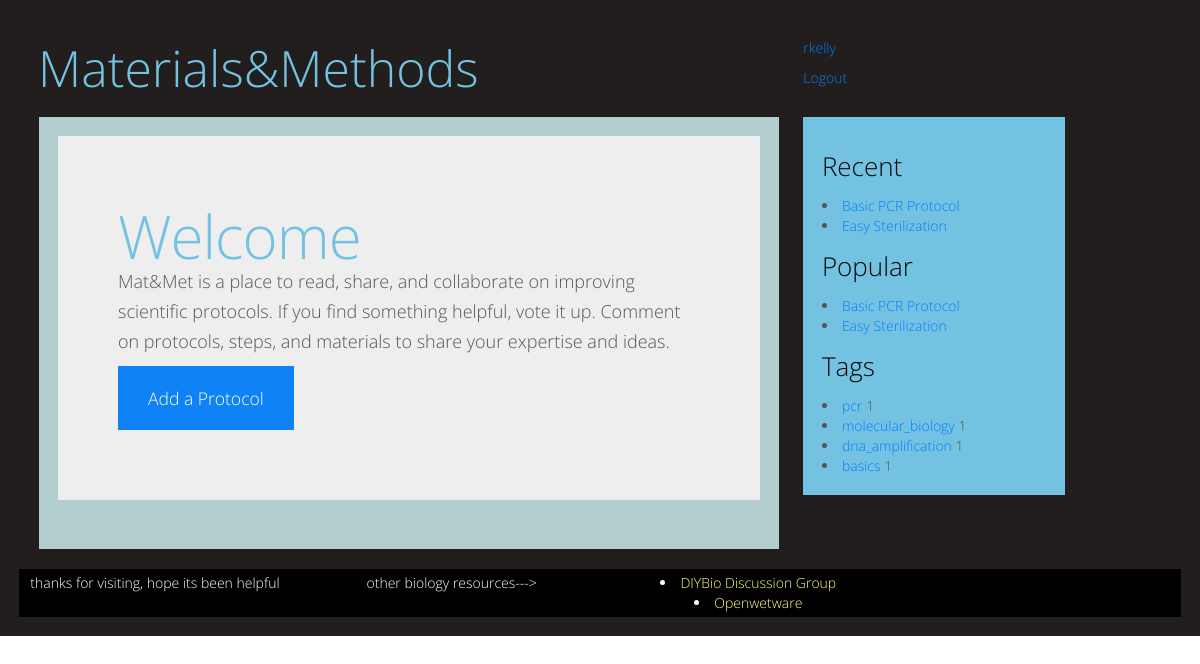
Screenshot of / (signed in) with the database file from the repository.
### protocols/models.py (models this page shows, shortened)
class Document(models.Model):
    author = models.ForeignKey(User)
    votes = models.IntegerField()
    date_created = models.DateField()

class Protocol(Document):
    name = models.CharField(max_length = 225)
    description = models.TextField()
    tags = models.ManyToManyField(Tag)
    materials = models.ManyToManyField('Material')

class Tag(models.Model):
    name = models.CharField(max_length = 100)
    number_protocols = models.IntegerField()

### protocols/views.py (the view)
# urls.py: url(r'^$', 'protocols.views.index', name='index'),
def index(request):
    recent_protocols = Protocol.objects.order_by('-date_created')[:5]
    popular_protocols = Protocol.objects.order_by('votes')[:5]
    tags = Tag.objects.all()
    return render_to_response('index.html',
        {"tags": tags, "recent_protocols": recent_protocols,
        "popular_protocols": popular_protocols, },
        context_instance=RequestContext(request))

### templates/index.html (shortened to what this page needs)
{% extends "base.html" %}
{% block main_pane %}
<div class="hero-unit well-color4">
  <h1>Welcome</h1>
  <p>Mat&Met is a place to read, share, and collaborate on improving scientific protocols.  If you find something helpful, vote it up.  Comment on protocols, steps, and materials to share your expertise and ideas.</p>
  <p>
    <a class="btn btn-primary btn-large" href = 'new'>
      Add a Protocol
    </a>
  </p>
</div>
{% endblock main_pane %}

### templates/base.html (shortened to what this page needs)
<!DOCTYPE html>
 <html class="no-js">
    <head>
        <link rel="stylesheet" href="{{ STATIC_URL }}bootstrap.css" />
        <link rel="stylesheet" href="{{ STATIC_URL }}methods.css" />
    </head>
    <body class="{% block body_class %}{% endblock %}">
        <div class='well well-color1'>
    {% block body %}
        {% block content %}
            <div class = 'row-fluid'>
                <div class='span12'>
            {% block top_pane %}
                    <div class = 'well well-color1'>
                <div class='row-fluid'>
                    <div class ='span5'>
                    {% block site_title %}
                        <a href="{{ STATIC_URL }}.."><h1>Materials&Methods</h1></a>
                    {% endblock site_title %}
                    </div>
                <div class = 'span3 offset3'>
                {% if user.is_authenticated %}
                    {% block quick_user_info %}
                    <div id = quick_user_info>
                        <a href="{{ STATIC_URL }}users/{{user.id}}">{{user.username}}</a>
                        <p>{{user.total_votes}}</p>  <a href = '{{ STATIC_URL }}../logout'>Logout</a>
                    </div>
                    {% endblock quick_user_info %}
                {% endif %}
                </div>
            </div>
            </div>
            </div>
        </div>
            {% endblock top_pane %}
            <div class = 'container-fluid'>
            <div class = 'row-fluid'>
                <div class = 'span8'>
                    <div class = 'well well-color2'>
                    {% block main_pane %}
                    {% endblock main_pane %}
                    </div>
                </div>
                {% block side_pane %}
                <div class = 'span3'>
                    <div class = 'well well-color3'>
                    {% block recent_protocols %}
                        <div class = "sidebar_five_protocols">
                            <h2>Recent</h2>
                            {% for protocol in recent_protocols %}
                                <li><a href="/{{ protocol.id }}">{{ protocol.name }}</a></li>
                            {% endfor %}
                        </div>
                    {% endblock recent_protocols %}
                    {% block popular_protocols %}
                        <div class = "sidebar_five_protocols">
                            <h2>Popular</h2>
                            {% for protocol in popular_protocols %}
                                <li><a href="/{{ protocol.id }}">{{ protocol.name }}</a></li>
                            {% endfor %}
                        </div>
                    {% endblock popular_protocols %}
                    {% block tags %}
                        <div class = "sidebar_tags">
                            <h2>Tags</h2>
                            {% for tag in tags %}
                                <li><a href="/tags/{{ tag.name }}">{{ tag.name }}</a>  {{ tag.number_protocols }}</li>
                            {% endfor %}
                        </div>
                    {% endblock tags %}
                </div>
            </div>
            </div>
        </div>
            {% endblock side_pane %}
            {% block bottom_pane %}
            <div id = 'footer'>
                <div class = 'row-fluid'>
                    <div class = 'span3'>
                        <p> thanks for visiting, hope its been helpful </p>
                    </div>
                    <div class = 'span3'>
                        <p>other biology resources---></p>
                    </div>
                    <div class = 'span3'>
                        {% block other_resources %}
                            <li><a href="http://wwww.groups.google.com/groups/diybio">DIYBio Discussion Group</a></li>
                            <li><a href="http://wwww.openwetware.org">Openwetware</a> </li>
                        {% endblock other_resources %}
                    </div>
                </div>
            </div>
            {% endblock bottom_pane %}
        {% endblock content %}
    {% endblock body %}
    </div>
    </body>
</html>

### protocols/static/methods.css (style rules this page uses)
#footer { clear: left; width: 100%; background: black; color: #FFF; text-align: center; padding: 4px 0; }
#footer a { color: #FFFF80; }

### rows the page displays
Protocol: name "Basic PCR Protocol"
Protocol: name "Easy Sterilization"
Tag: name "pcr", number_protocols "1"
Tag: name "molecular_biology", number_protocols "1"
Tag: name "dna_amplification", number_protocols "1"
Tag: name "basics", number_protocols "1"

### other values shown
{{ user.username }} "rkelly"
